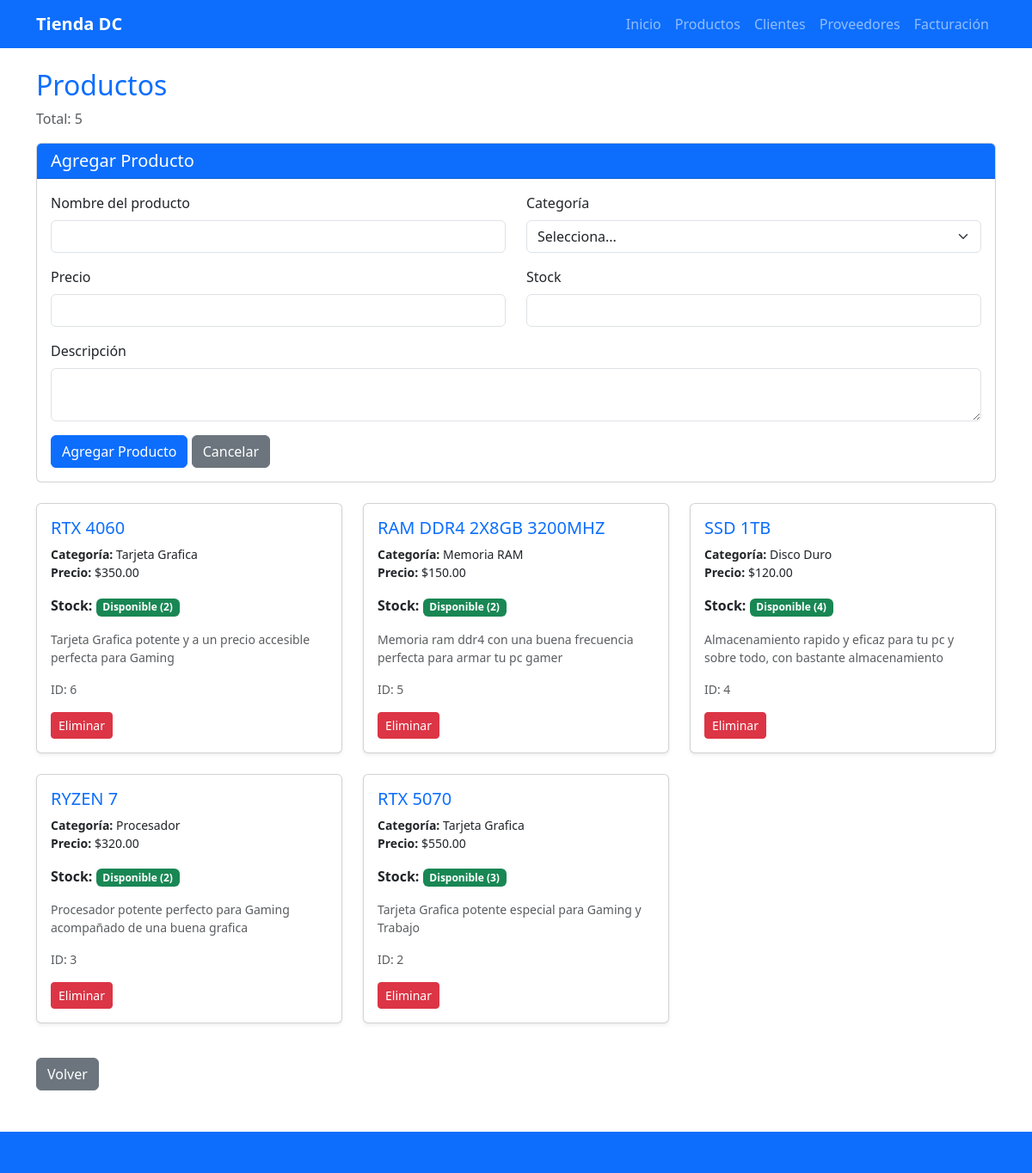
The page /productos on the database its author committed.
### tables this page shows
CREATE TABLE productos (
            id INTEGER PRIMARY KEY AUTOINCREMENT,
            nombre TEXT NOT NULL,
            categoria TEXT NOT NULL,
            precio REAL NOT NULL,
            stock INTEGER NOT NULL,
            descripcion TEXT
        );

### app.py (the view, shortened to what this page needs)
@app.route('/productos', methods=['GET', 'POST'])
def productos():
    form = ProductoForm()
    conn = get_db()
    cursor = conn.cursor()
    cursor.execute('SELECT * FROM productos ORDER BY id DESC')
    lista_productos = cursor.fetchall()
    conn.close()
    return render_template('productos.html', lista_productos=lista_productos, form=form)

### app.py (called while the page is built)
def get_db():
    conn = sqlite3.connect(DATABASE)
    conn.row_factory = sqlite3.Row
    return conn

### templates/productos.html (shortened to what this page needs)
{% extends "base.html" %}
{% block content %}
<h2 class="text-primary">Productos</h2>
<p class="text-muted">Total: {{ lista_productos|length }}</p>
<div class="card mb-4">
    <div class="card-header bg-primary text-white">
        <h5 class="mb-0">Agregar Producto</h5>
    </div>
    <div class="card-body">
        <form method="POST" action="{{ url_for('productos') }}">
            <div class="row">
                <div class="col-md-6 mb-3">
                    {{ form.nombre.label(class="form-label") }}
                    {{ form.nombre(class="form-control" + (" is-invalid" if form.nombre.errors else "")) }}
                </div>
                <div class="col-md-6 mb-3">
                    {{ form.categoria.label(class="form-label") }}
                    {{ form.categoria(class="form-select" + (" is-invalid" if form.categoria.errors else "")) }}
                </div>
                <div class="col-md-6 mb-3">
                    {{ form.precio.label(class="form-label") }}
                    {{ form.precio(class="form-control" + (" is-invalid" if form.precio.errors else "")) }}
                </div>
                <div class="col-md-6 mb-3">
                    {{ form.stock.label(class="form-label") }}
                    {{ form.stock(class="form-control" + (" is-invalid" if form.stock.errors else "")) }}
                </div>
                <div class="col-12 mb-3">
                    {{ form.descripcion.label(class="form-label") }}
                    {{ form.descripcion(class="form-control" + (" is-invalid" if form.descripcion.errors else ""), rows=2) }}
                </div>
                <div class="col-12">
                    {{ form.submit(class="btn btn-primary") }}
                    <a href="{{ url_for('productos') }}" class="btn btn-secondary">Cancelar</a>
                </div>
            </div>
        </form>
    </div>
</div>
<div class="row">
    {% for producto in lista_productos %}
    <div class="col-md-4 col-sm-6 mb-4">
        <div class="card h-100 shadow-sm">
            <div class="card-body">
                <h5 class="card-title text-primary">{{ producto.nombre|upper }}</h5>
                <p class="card-text small">
                    <strong>Categoría:</strong> {{ producto.categoria }}<br>
                    <strong>Precio:</strong> ${{ "%.2f"|format(producto.precio) }}
                </p>
                <p>
                    <strong>Stock:</strong>
                    {% if producto.stock > 0 %}
                        <span class="badge bg-success">Disponible ({{ producto.stock }})</span>
                    {% else %}
                        <span class="badge bg-danger">Agotado</span>
                    {% endif %}
                </p>
                {% if producto.descripcion %}
                    <p class="text-muted small">{{ producto.descripcion }}</p>
                {% endif %}
                <p class="text-muted small">ID: {{ producto.id }}</p>
                <a href="{{ url_for('eliminar_producto', id=producto.id) }}" class="btn btn-danger btn-sm" onclick="return confirm('¿Eliminar este producto?')">Eliminar</a>
            </div>
        </div>
    </div>
    {% else %}
    <div class="col-12">
        <p class="text-muted text-center">No hay productos registrados</p>
    </div>
    {% endfor %}
</div>
<div class="mt-3">
    <a href="{{ url_for('index') }}" class="btn btn-secondary">Volver</a>
</div>
{% endblock %}

### templates/base.html (shortened to what this page needs)
<!DOCTYPE html>
<html lang="es">
<head>
    <link href="https://cdn.jsdelivr.net/npm/bootstrap@5.3.0/dist/css/bootstrap.min.css" rel="stylesheet">
    <link rel="stylesheet" href="{{ url_for('static', filename='css/style.css') }}">
</head>
<body>
    {% include "components/navbar.html" %}
    <main class="container py-4">
        {% block content %}
        {% endblock %}
    </main>
    {% include "components/footer.html" %}
</body>
</html>

### templates/components/navbar.html (shortened to what this page needs)
<nav class="navbar navbar-expand-lg navbar-dark bg-primary sticky-top">
    <div class="container">
        <a class="navbar-brand fw-bold" href="{{ url_for('index') }}">Tienda DC</a>
        <div class="collapse navbar-collapse" id="nav">
            <ul class="navbar-nav ms-auto">
                <li class="nav-item"><a class="nav-link" href="{{ url_for('index') }}">Inicio</a></li>
                <li class="nav-item"><a class="nav-link" href="{{ url_for('productos') }}">Productos</a></li>
                <li class="nav-item"><a class="nav-link" href="{{ url_for('clientes') }}">Clientes</a></li>
                <li class="nav-item"><a class="nav-link" href="{{ url_for('proveedores') }}">Proveedores</a></li>
                <li class="nav-item"><a class="nav-link" href="{{ url_for('facturacion') }}">Facturación</a></li>
            </ul>
        </div>
    </div>
</nav>

### templates/components/footer.html (shortened to what this page needs)
<footer class="bg-primary text-white text-center py-3 mt-4">

### static/css/style.css (style rules this page uses)
footer { background:#0d6efd;color:#fff;text-align:center;padding:15px 0;margin-top:20px }
.card { transition:transform 0.2s }

### rows shown on the page
productos: nombre "RTX 4060", categoria "Tarjeta Grafica", precio "350.00", stock "2", descripcion "Tarjeta Grafica potente y a un precio accesible perfecta para Gaming", id "6"
productos: nombre "RAM DDR4 2X8GB 3200MHZ", categoria "Memoria RAM", precio "150.00", stock "2", descripcion "Memoria ram ddr4 con una buena frecuencia perfecta para armar tu pc gamer", id "5"
productos: nombre "SSD 1TB", categoria "Disco Duro", precio "120.00", stock "4", descripcion "Almacenamiento rapido y eficaz para tu pc y sobre todo, con bastante almacenamiento", id "4"
productos: nombre "RYZEN 7", categoria "Procesador", precio "320.00", stock "2", descripcion "Procesador potente perfecto para Gaming acompañado de una buena grafica", id "3"
productos: nombre "RTX 5070", categoria "Tarjeta Grafica", precio "550.00", stock "3", descripcion "Tarjeta Grafica potente especial para Gaming y Trabajo", id "2"

### other values the page prints
{{ lista_productos|length }} "5"
